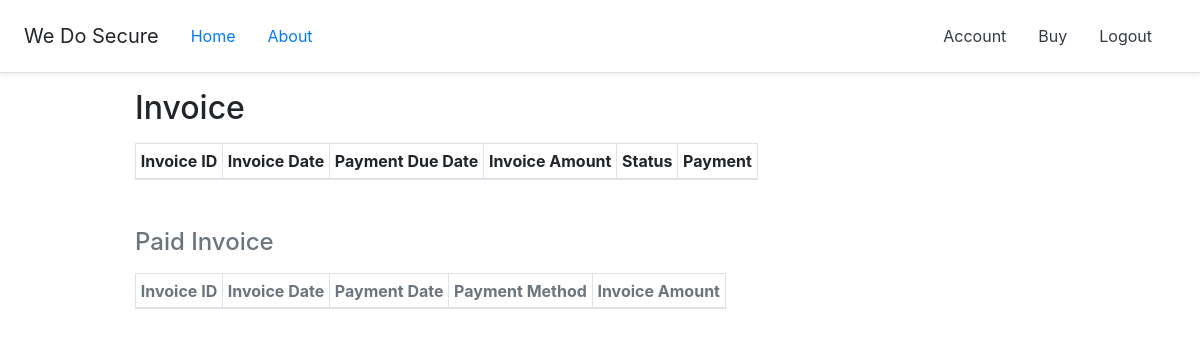
/invoices/2 (signed in), run on an earlier commit of the app's database.
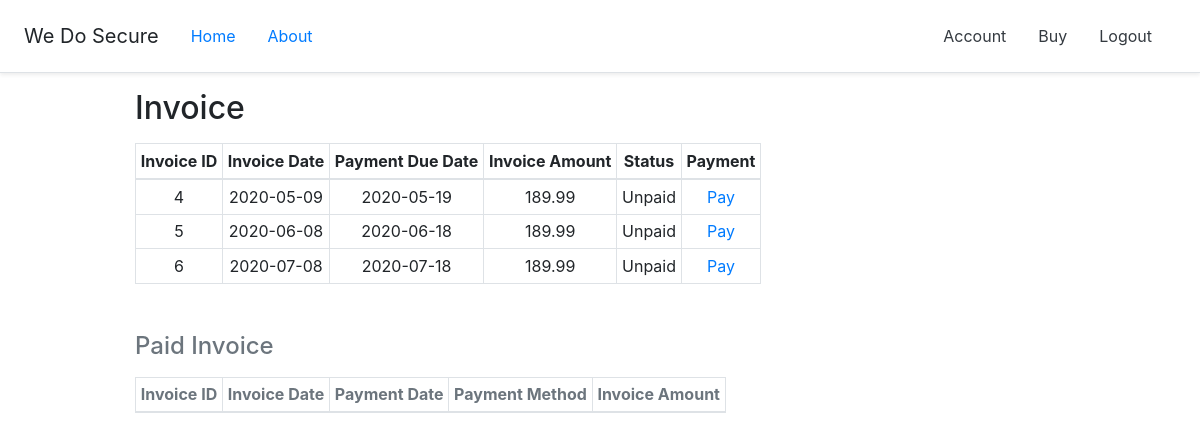
And on a later commit of the database.
### insurance/models.py (models this page shows, shortened)
class Invoice(db.Model):
    id = db.Column(db.Integer, primary_key=True)
    invoice_date = db.Column(db.Date, nullable=False)
    payment_due_date = db.Column(db.Date, nullable=False)
    invoice_amount = db.Column(db.Numeric(scale=2), nullable=False)
    status = db.Column(db.String(1), nullable=False)
    insurance_id = db.Column(db.Integer, db.ForeignKey('insurance.id'), nullable=False)
    payment = db.relationship('Payment', backref='invoice', lazy=True)

### insurance/routes.py (the view)
@app.route('/invoices/<insurance_id>')
@login_required
def invoices(insurance_id):
    insurance = Insurance.query.get(insurance_id)
    return render_template('invoices.html', title='invoices', insurance=insurance)

### insurance/models.py (called while the page is built)
@login_manager.user_loader
def load_user(user_id):
    return Customer.query.get(int(user_id))

### insurance/templates/invoices.html (shortened to what this page needs)
{% extends "layout.html" %}
{% block content %}
    <h2 class="mb-3">Invoice</h2>
    <table class="table-sm table-bordered text-center mb-5">
        <thead>
            <tr>
                <th scope="col">Invoice ID</th>
                <th scope="col">Invoice Date</th>
                <th scope="col">Payment Due Date</th>
                <th scope="col">Invoice Amount</th>
                <th scope="col">Status</th>
                <th scope="col">Payment</th>
            </tr>
        </thead>
        <tbody>
            {% for invoice in insurance.invoices %}
                {% if invoice.status == 'U' %}
                    <tr>
                        <td>{{ invoice.id }}</td>
                        <td>{{ invoice.invoice_date }}</td>
                        <td>{{ invoice.payment_due_date }}</td>
                        <td>{{ invoice.invoice_amount }}</td>
                        <td>Unpaid</td>
                        <td><a href="{{ url_for('payment', invoice_id=invoice.id) }}">Pay</a></td>
                    </tr>
                {% endif %}
            {% endfor %}
        </tbody>
    </table>
    <div class="text-muted">
        <h4 class="mt-4 mb-3">Paid Invoice</h4>
        <table class="table-sm table-bordered text-center">
            <thead>
                <tr>
                    <th scope="col">Invoice ID</th>
                    <th scope="col">Invoice Date</th>
                    <th scope="col">Payment Date</th>
                    <th scope="col">Payment Method</th>
                    <th scope="col">Invoice Amount</th>
                </tr>
            </thead>
        </table>
    </div>
{% endblock content %}

What changed in the data, as far as the page shows it:
added Invoice: id "4", invoice_date "2020-05-09", payment_due_date "2020-05-19", invoice_amount "189.99"
added Invoice: id "5", invoice_date "2020-06-08", payment_due_date "2020-06-18", invoice_amount "189.99"
added Invoice: id "6", invoice_date "2020-07-08", payment_due_date "2020-07-18", invoice_amount "189.99"
